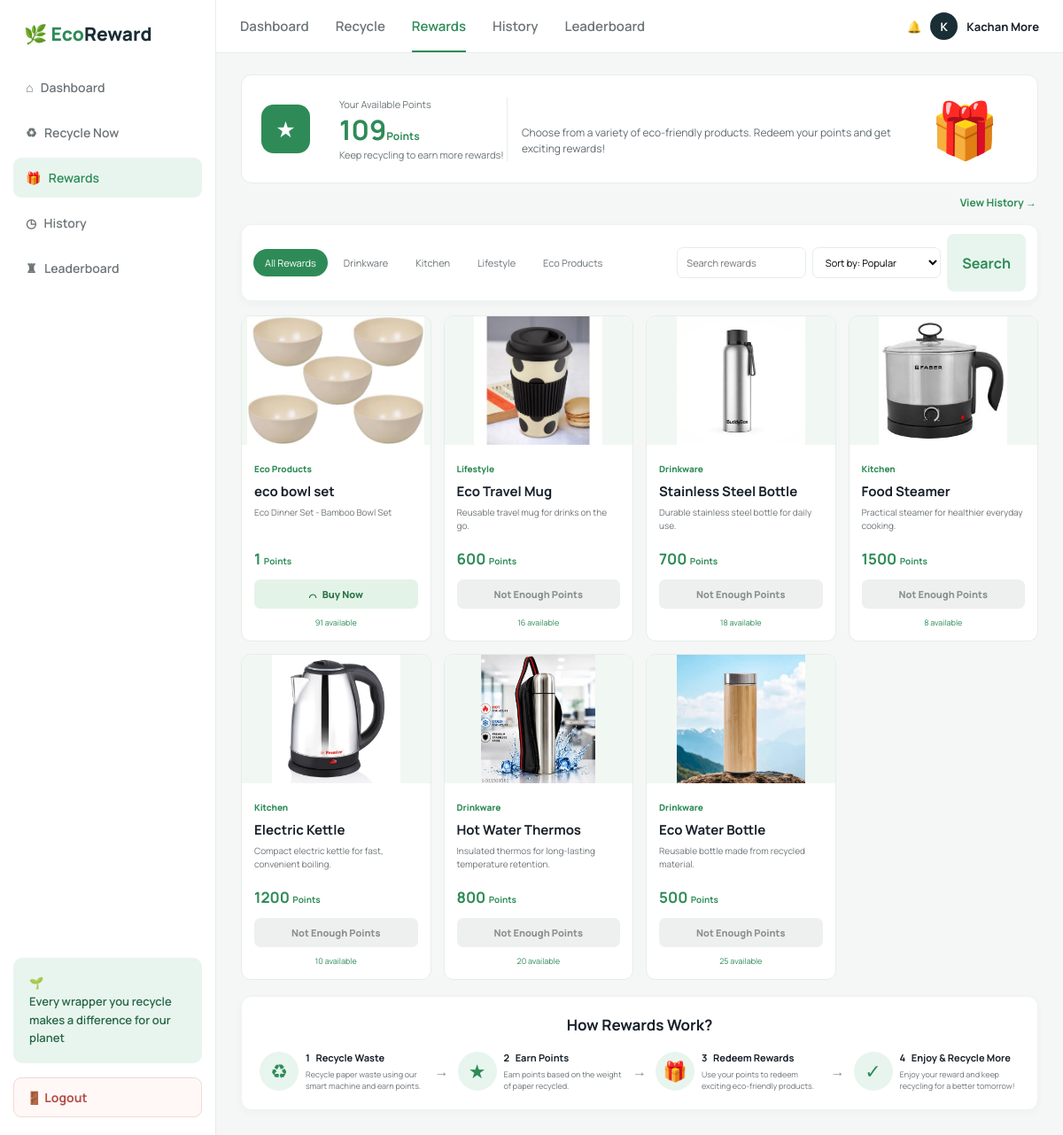
/rewards/ (signed in), run on the app's committed database.
### recycling/models.py (models this page shows)
class Profile(models.Model):
    ROLE_CHOICES = [("USER", "User"), ("ADMIN", "Admin")]
    STATUS_CHOICES = [("ACTIVE", "Active"), ("BLOCKED", "Blocked")]
    RFID_STATUS_CHOICES = [("ACTIVE", "Active"), ("BLOCKED", "Blocked")]
    user = models.OneToOneField(User, on_delete=models.CASCADE)
    role = models.CharField(max_length=10, choices=ROLE_CHOICES, default="USER")
    status = models.CharField(max_length=10, choices=STATUS_CHOICES, default="ACTIVE")
    rfid_uid = models.CharField(max_length=64, blank=True, unique=True, null=True)
    rfid_status = models.CharField(max_length=10, choices=RFID_STATUS_CHOICES, default="ACTIVE")
    phone = models.CharField(max_length=30, blank=True)
    points = models.PositiveIntegerField(default=0)
    monthly_goal_kg = models.DecimalField(max_digits=6, decimal_places=2, default=5)

class Reward(models.Model):
    name = models.CharField(max_length=120)
    description = models.TextField(blank=True)
    category = models.CharField(max_length=40, default="Eco Products")
    image_url = models.URLField(blank=True)
    image = models.FileField(upload_to="reward_images/", blank=True)
    points_required = models.PositiveIntegerField()
    stock = models.PositiveIntegerField(default=10)
    active = models.BooleanField(default=True)

### recycling/views.py (the view)
# urls.py: path("rewards/", views.rewards, name="rewards"),
@login_required
def rewards(request):
    products = Reward.objects.filter(active=True)
    search = request.GET.get("q", "").strip()
    category = request.GET.get("category", "").strip()
    sort = request.GET.get("sort", "popular").strip()
    if search:
        products = products.filter(name__icontains=search)
    if category:
        products = products.filter(category=category)
    if sort == "points_low":
        products = products.order_by("points_required", "name")
    elif sort == "points_high":
        products = products.order_by("-points_required", "name")
    elif sort == "newest":
        products = products.order_by("-id")
    else:
        products = products.order_by("-id")
    return render(request, "user/rewards.html", {"rewards": products, "profile": request.user.profile, "categories": Reward.objects.filter(active=True).values_list("category", flat=True).distinct(), "search": search, "selected_category": category, "selected_sort": sort})

### templates/user/rewards.html (shortened to what this page needs)
{% extends 'base.html' %}{% block body %}
<div class="shell"><aside class="sidebar"><div><div class="brand"><span>🌿 Eco</span>Reward</div><nav class="nav"><a href="{% url 'dashboard' %}">⌂ &nbsp; Dashboard</a><a href="{% url 'recycle' %}">♻ &nbsp; Recycle Now</a><a class="active" href="{% url 'rewards' %}">🎁 &nbsp; Rewards</a><a href="{% url 'history' %}">◷ &nbsp; History</a><a href="{% url 'leaderboard' %}">♜ &nbsp; Leaderboard</a></nav></div><div class="sidebar-footer"><div class="promo">🌱<br />Every wrapper you recycle makes a difference for our planet</div><a class="logout-button" href="{% url 'logout' %}">🚪 Logout</a></div></aside>
  <div class="content"><header class="topbar"><nav class="topnav"><a href="{% url 'dashboard' %}">Dashboard</a><a href="{% url 'recycle' %}">Recycle</a><a class="active" href="{% url 'rewards' %}">Rewards</a><a href="{% url 'history' %}">History</a><a href="{% url 'leaderboard' %}">Leaderboard</a></nav><div class="user">🔔 <a class="profile-shortcut" href="{% url 'profile' %}"><span class="avatar">{{ request.user.username|first|upper }}</span>{{ request.user.first_name|default:request.user.username }}</a></div></header>
    <main class="main rewards-main"><section class="rewards-hero"><div class="rewards-hero-icon">★</div><div class="rewards-balance"><span>Your Available Points</span><strong id="points-balance">{{ profile.points }}</strong><b>Points</b><small>Keep recycling to earn more rewards!</small></div><div class="rewards-hero-copy"><h1 style="font-weight:800;">Redeem Your Points</h1><p style="display:block;color:#5f6b70;opacity:1;">Choose from a variety of eco-friendly products. Redeem your points and get exciting rewards!</p></div><div class="rewards-gift">🎁</div></section><div class="reward-page-links"><a class="detail" href="{% url 'reward_purchase_history' %}">View History →</a></div>
      <form class="reward-toolbar panel" method="get"><div class="reward-categories"><a class="{% if not selected_category %}active{% endif %}" href="{% url 'rewards' %}">All Rewards</a>{% for category_item in categories %}<a class="" href="?category={{ category_item|urlencode }}">{{ category_item }}</a>{% endfor %}</div><div class="reward-controls"><input class="field" type="search" name="q" value="{{ search }}" placeholder="Search rewards" aria-label="Search rewards"><select class="field" name="sort" onchange="this.form.submit()"><option value="popular" {% if selected_sort == 'popular' %}selected{% endif %}>Sort by: Popular</option></select><button class="btn secondary" type="submit">Search</button></div></form>
      <section class="reward-market-grid">{% for reward in rewards %}<article class="market-card {% if reward.stock < 1 %}unavailable{% endif %}" data-reward-id="{{ reward.id }}" data-reward-cost="{{ reward.points_required }}" data-reward-stock="{{ reward.stock }}"><div class="market-image">{% if reward.image_url %}<img src="{{ reward.image_url }}" alt="{{ reward.name }}" onerror="this.style.display='none'">{% endif %}<span>🎁</span></div><div class="market-card-body"><span class="market-category">{{ reward.category }}</span><h2>{{ reward.name }}</h2><p>{{ reward.description|default:'A useful eco-friendly reward for your everyday life.' }}</p><strong class="market-points">{{ reward.points_required }} <small>Points</small></strong>{% if reward.stock < 1 %}<button class="market-buy disabled" disabled>Unavailable</button>{% elif profile.points < reward.points_required %}<button class="market-buy disabled" disabled>Not Enough Points</button>{% else %}<button class="market-buy" type="button" onclick="openPurchase({{ reward.id }}, '{{ reward.name|escapejs }}', {{ reward.points_required }})">⌒ &nbsp; Buy Now</button>{% endif %}<small class="market-stock">{% if reward.stock %}{{ reward.stock }} available{% else %}Currently unavailable{% endif %}</small></div></article>{% empty %}<section class="panel empty-rewards"><h2>No rewards found</h2><p class="muted">Try another search or category.</p></section>{% endfor %}</section>
      <section class="panel rewards-how"><h2>How Rewards Work?</h2><div><span>♻</span><article><b>1 &nbsp; Recycle Waste</b><small>Recycle paper waste using our smart machine and earn points.</small></article><i>→</i><span>★</span><article><b>2 &nbsp; Earn Points</b><small>Earn points based on the weight of paper recycled.</small></article><i>→</i><span>🎁</span><article><b>3 &nbsp; Redeem Rewards</b><small>Use your points to redeem exciting eco-friendly products.</small></article><i>→</i><span>✓</span><article><b>4 &nbsp; Enjoy & Recycle More</b><small>Enjoy your reward and keep recycling for a better tomorrow!</small></article></div></section>
    </main>
  </div>
</div>
{% endblock %}

### data on the page
Profile: points "109"
Reward: image_url (picture), category "Eco Products", name "eco bowl set", description "Eco Dinner Set - Bamboo Bowl Set", points_required "1", stock "91"
Reward: image_url (picture), category "Lifestyle", name "Eco Travel Mug", description "Reusable travel mug for drinks on the go.", points_required "600", shows "Not Enough Points", stock "16"
Reward: image_url (picture), category "Drinkware", name "Stainless Steel Bottle", description "Durable stainless steel bottle for daily use.", points_required "700", shows "Not Enough Points", stock "18"
Reward: image_url (picture), category "Kitchen", name "Food Steamer", description "Practical steamer for healthier everyday cooking.", points_required "1500", shows "Not Enough Points", stock "8"
Reward: image_url (picture), category "Kitchen", name "Electric Kettle", description "Compact electric kettle for fast, convenient boiling.", points_required "1200", shows "Not Enough Points", stock "10"
Reward: image_url (picture), category "Drinkware", name "Hot Water Thermos", description "Insulated thermos for long-lasting temperature retention.", points_required "800", shows "Not Enough Points", stock "20"
Reward: image_url (picture), category "Drinkware", name "Eco Water Bottle", description "Reusable bottle made from recycled material.", points_required "500", shows "Not Enough Points", stock "25"

### other printed values
{{ request.user.username|first|upper }} "K"
{{ request.user.first_name|default:request.user.username }} "Kachan More"
{{ category_item }} "Drinkware" "Kitchen" "Lifestyle" "Eco Products"
